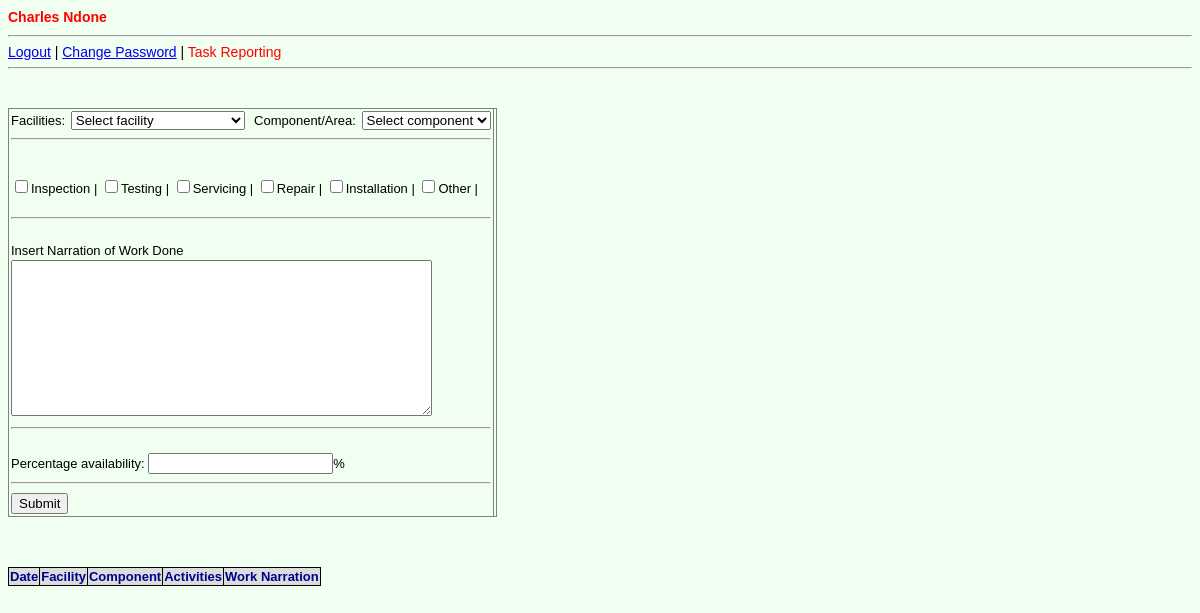
Page /_mtce.php (signed in) on the committed database.
### tables this page shows
CREATE TABLE `activities` (
  `activity_id` int(11) NOT NULL,
  `activity_name` varchar(50) DEFAULT NULL
);

### _mtce.php (the view, shortened to what this page needs)
<?php
if (!isset($_SESSION["id"]))
{
	header("location:index.php");
	exit();
}else{
?>
<!DOCTYPE html>
<html>
<head>
<link rel="stylesheet" href="styles.css" type="text/css">
</head>
<body>
<?php
	echo "<h1>".$_SESSION["staff_name"]."</h1><hr>";
	echo "<a href=logout.php>Logout</a> | <a href=changepassword.php>Change Password</a> |
			<font color='red'>Task Reporting</font>";
	echo "<br><hr><br>";
	include 'connect.inc.php';
?>
<form id="frm" method="post">
	<br>
	<table border=1>
		<tr><td>
		<table>
		<tr>
			<td>Facilities:&nbsp;</td>
			<td>
				<select name="facility" id="facility" onChange="changeComponents()">
					<option value="">Select facility</option>
				</select>
			</td>
			<td>&nbsp;&nbsp;Component/Area:&nbsp;</td>
			<td>
				<div id="subtaskdd">
					<select name="component" id="components">
					<option value="">Select component</option>
					</select>
				</div>
			</td>
		</tr>
		<tr><td colspan="4"><hr></td></tr>
		<tr>
			<td colspan="4">
				<br>
				<p>
					<?php
						$sql = "SELECT * FROM activities;";
						$result = $conn->query($sql);
						while($row = $result->fetch_assoc()) {
							echo '<Input type="checkbox" name="task_cb[]" value="' .
								$row['activity_id'] . '"/>' . $row["activity_name"] . ' | ';
						}
					?>
				</p>
			</td>
		</tr>
		<tr><td colspan="4"><hr></td></tr>
		<tr><td colspan="4"><br>Insert Narration of Work Done</td></tr>
		<tr>
			<td colspan="4">
				<textarea name="message" rows="10" cols="50"></textarea>
			</td>
		</tr>
		<tr>
			<td colspan="4"><hr></td>
		</tr>
		<tr>
			<td colspan="4">
				<br>Percentage availability:
				<input type="text" name="availability" pattern="\b(0*(?:[1-9][0-9]?|100))\b"
					oninvalid="this.setCustomValidity('Insert a percentage (1-100)')"
					oninput="this.setCustomValidity('')">%
			</td>
		</tr>
		<tr>
			<td colspan="4"><hr></td>
		</tr>
		<tr>
			<td colspan="4">
				<Input type="submit" name="submit" value="Submit" id="submit_btn" />&nbsp&nbsp
			</td>
		</tr>
		</table>
		</td><td><div id="insp_list"></div></td></tr>
	</table>
</form>
<table border="1" id="task-report-list">
	<thead>
		<tr>
			<th>Date</th>
			<th>Facility</th>
			<th>Component</th>
			<th>Activities</th>
			<th>Work Narration</th>
		</tr>
	</thead>
</table>
</body>
</html>
<?php
}
?>

### styles.css (style rules this page uses)
body { background-color:honeydew;font-family: tahoma,sans-serif;font-size: 14px; }
h1 { font-family: tahoma,sans-serif;font-size: 14px;color: red; }
table { border-collapse:collapse; }
td { font-family: tahoma,sans-serif;font-size: 13px; }
th { background-color:gainsboro;color:darkblue;border:1px solid black;font-family: tahoma,sans-serif;font-size: 13px; }
#task-report-list { margin-top: 50px; }

### rows in the picture
activities: activity_name "Inspection"
activities: activity_name "Testing"
activities: activity_name "Servicing"
activities: activity_name "Repair"
activities: activity_name "Installation"
activities: activity_name "Other"

### other values in the picture
$_SESSION["staff_name"] "Charles Ndone"
